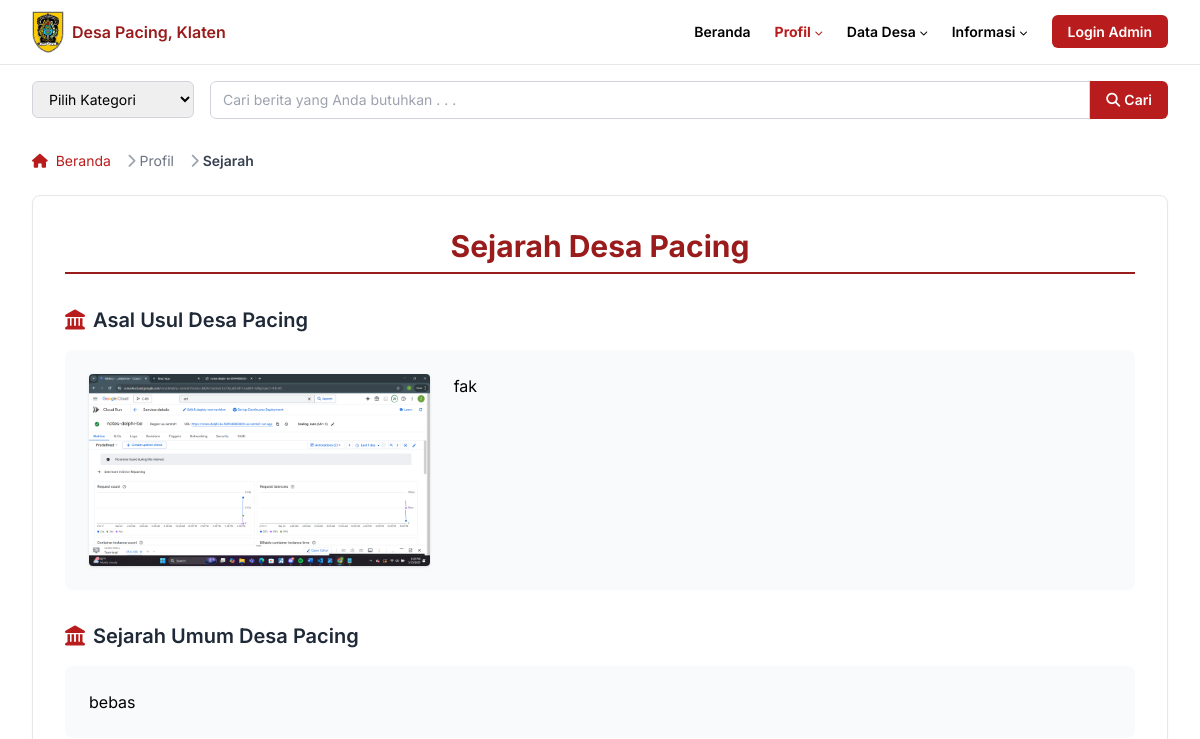
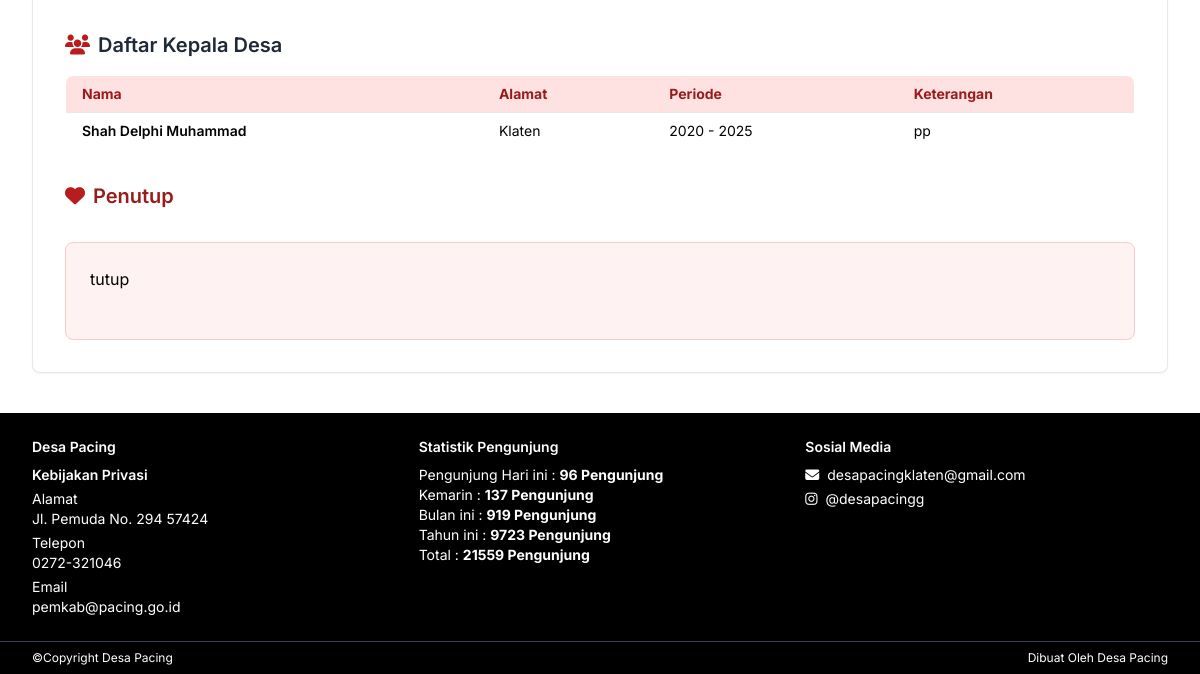
/sejarah.php, run on an earlier commit of the app's database (2 pictures, top to bottom).
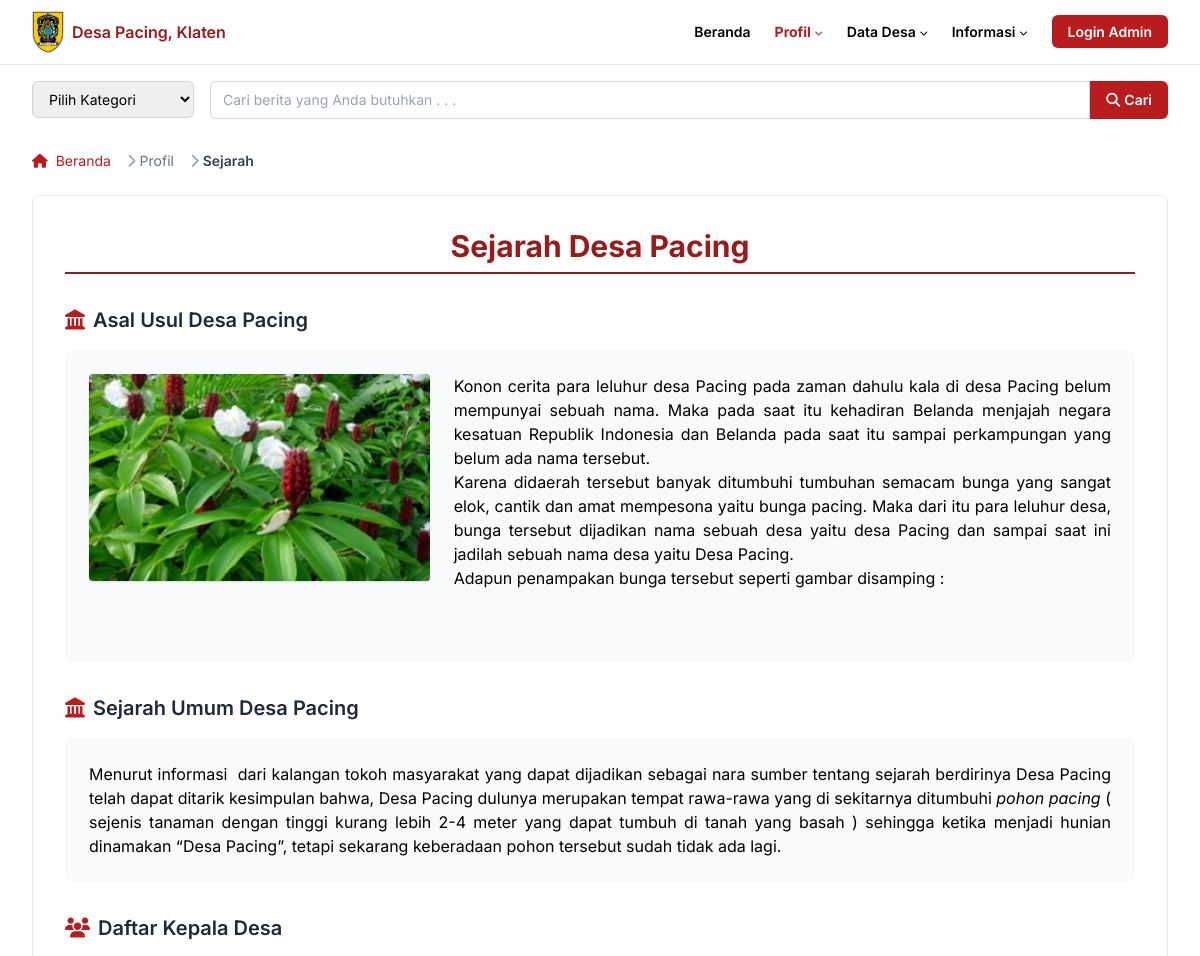
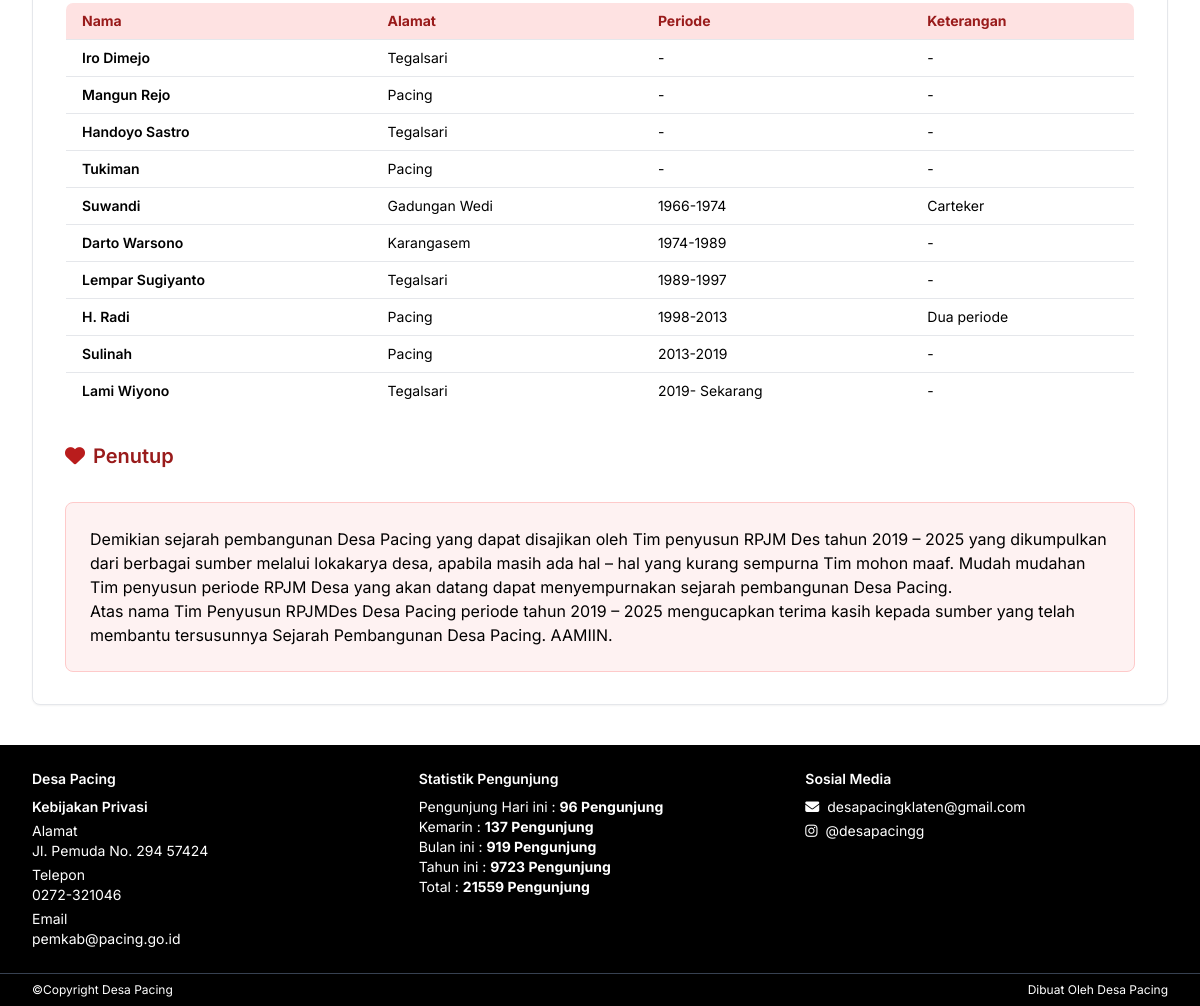
And on a later commit of the database (2 pictures, top to bottom).
### tables this page shows
CREATE TABLE `sejarah_desa` (
  `id` int(11) NOT NULL,
  `bagian` enum('legenda','sejarah_umum','penutup') NOT NULL,
  `konten` text NOT NULL,
  `gambar` varchar(255) DEFAULT NULL,
  `updated_at` timestamp NOT NULL DEFAULT current_timestamp() ON UPDATE current_timestamp()
);

CREATE TABLE `tokoh_sejarah` (
  `id` int(11) NOT NULL,
  `nama` varchar(100) NOT NULL,
  `alamat` varchar(100) DEFAULT NULL,
  `periode` varchar(50) DEFAULT NULL,
  `keterangan` varchar(255) DEFAULT NULL,
  `created_at` timestamp NOT NULL DEFAULT current_timestamp(),
  `updated_at` timestamp NOT NULL DEFAULT current_timestamp() ON UPDATE current_timestamp()
);

### sejarah.php (the view, shortened to what this page needs)
<?php
include 'php/db.php';
$legenda = mysqli_fetch_assoc(mysqli_query($konek, "SELECT * FROM sejarah_desa WHERE bagian='legenda' LIMIT 1"));
$sejarah_umum = mysqli_fetch_assoc(mysqli_query($konek, "SELECT * FROM sejarah_desa WHERE bagian='sejarah_umum' LIMIT 1"));
$penutup = mysqli_fetch_assoc(mysqli_query($konek, "SELECT * FROM sejarah_desa WHERE bagian='penutup' LIMIT 1"));
$kepala = mysqli_query($konek, "SELECT * FROM tokoh_sejarah ORDER BY id ASC");
?>
<html class="scroll-smooth" lang="id">
  <head>
    <script src="https://cdn.tailwindcss.com"></script>
    <link href="https://cdnjs.cloudflare.com/ajax/libs/font-awesome/5.15.3/css/all.min.css" rel="stylesheet" />
    <link href="css/style.css" rel="stylesheet" />
  </head>
  <body class="bg-white text-black">
    <header class="border-b border-gray-200">
      <div class="max-w-[1280px] mx-auto px-4 sm:px-6 lg:px-8">
        <nav
          aria-label="Primary Navigation"
          class="flex items-center justify-between h-16 text-xs sm:text-sm font-semibold"
        >
          <div class="flex items-center space-x-2">
            <img
              alt="Logo Pemerintah Desa Pacing"
              class="block"
              height="32"
              src="assets/klaten.jpg"
              width="32"
            />
            <span class="text-red-800 text-base">Desa Pacing, Klaten</span>
          </div>
          <ul
            class="hidden md:flex items-center space-x-6 text-xs sm:text-sm font-semibold"
          >
            <li>
              <a class="hover:text-gray-700" href="index.php">Beranda</a>
            </li>
            <li class="relative group">
              <button
                class="flex items-center space-x-1 hover:text-gray-700 focus:outline-none"
              >
                <span>Profil</span>
                <i class="fas fa-chevron-down text-[8px] mt-[2px]"></i>
              </button>
            </li>
            <li class="relative group">
              <button
                class="flex items-center space-x-1 hover:text-gray-700 focus:outline-none"
              >
                <span>Data Desa</span>
                <i class="fas fa-chevron-down text-[8px] mt-[2px]"></i>
              </button>
            </li>
            <li class="relative group">
              <button
                class="flex items-center space-x-1 hover:text-gray-700 focus:outline-none"
              >
                <span>Informasi</span>
                <i class="fas fa-chevron-down text-[8px] mt-[2px]"></i>
              </button>
            </li>
            <li>
              <a
                href="admin/login.php"
                class="px-4 py-2 bg-red-700 text-white rounded-md hover:bg-red-900 transition duration-300"
              >
                Login Admin
              </a>
            </li>
          </ul>
        </nav>
      </div>
    </header>
    <section class="max-w-[1280px] mx-auto px-4 sm:px-6 lg:px-8 mt-4">
      <div
        class="flex flex-col sm:flex-row items-center sm:items-stretch gap-3 sm:gap-4"
      >
        <div class="w-full sm:w-48">
          <select
            id="kategori-berita"
            data-jump="page"
            aria-label="Pilih kategori berita"
            class="w-full border border-gray-300 rounded-md text-xs sm:text-sm py-2 px-3 focus:outline-none focus:ring-2 focus:ring-red-700"
          >
            <option value="" disabled selected>Pilih Kategori</option>
          </select>
        </div>
        <form
          aria-label="Cari berita"
          class="flex flex-grow sm:flex-row w-full"
          role="search"
        >
          <input
            aria-label="Cari berita"
            class="flex-grow border border-gray-300 rounded-l-md text-xs sm:text-sm py-2 px-3 focus:outline-none focus:ring-2 focus:ring-red-700"
            placeholder="Cari berita yang Anda butuhkan . . ."
            type="search"
          />
          <button
            aria-label="Cari"
            class="bg-red-700 hover:bg-red-900 text-white text-xs sm:text-sm font-semibold px-4 rounded-r-md flex items-center justify-center"
            type="submit"
          >
            <i class="fas fa-search mr-1"></i>
            Cari
          </button>
        </form>
      </div>
    </section>
    <section class="max-w-[1280px] mx-auto px-4 sm:px-6 lg:px-8 mt-4">
      <nav
        class="flex text-xs sm:text-sm text-gray-600"
        aria-label="Breadcrumb"
      >
        <ol class="inline-flex items-center space-x-1 md:space-x-3">
          <li class="inline-flex items-center">
            <a href="index.php" class="text-red-700 hover:text-red-800">
              <i class="fas fa-home mr-1"></i>
              Beranda
            </a>
          </li>
          <li>
            <div class="flex items-center">
              <i class="fas fa-chevron-right text-gray-400 mx-1"></i>
              <span class="text-gray-500">Profil</span>
            </div>
          </li>
          <li>
            <div class="flex items-center">
              <i class="fas fa-chevron-right text-gray-400 mx-1"></i>
              <span class="text-gray-700 font-semibold">Sejarah</span>
            </div>
          </li>
        </ol>
      </nav>
    </section>
    <main class="max-w-[1280px] mx-auto px-4 sm:px-6 lg:px-8 mt-6">
      <div
        class="bg-white rounded-lg shadow-sm border border-gray-200 p-6 sm:p-8"
      >
        <div class="text-center mb-8">
          <h1
            class="text-center text-2xl sm:text-3xl font-bold text-red-800 border-b-2 border-red-800 pb-2 mb-6"
          >
            Sejarah Desa Pacing
          </h1>
        </div>
        <div class="mb-8">
          <h2 class="text-xl font-semibold text-gray-800 mb-4 flex items-center">
            <i class="fas fa-landmark text-red-700 mr-2"></i>
            Asal Usul Desa Pacing
          </h2>
          <div class="bg-gray-50 rounded-lg p-6 mb-6 text-justify">
            <div class="flex flex-col md:flex-row items-start gap-6">
              <?php if ($legenda && $legenda['gambar']) { ?>
                <div class="md:w-1/3 w-full mb-4 md:mb-0 flex-shrink-0">
                  <img src="assets/<?= $legenda['gambar'] ?>" alt="Legenda Desa" class="rounded shadow max-h-64 w-full object-cover" />
                </div>
                <div class="md:w-2/3 w-full">
                  <p class="text-gray-700 leading-relaxed">
                    <?= nl2br($legenda['konten'] ?? '-') ?>
                  </p>
                </div>
              <?php } ?>
            </div>
          </div>
        </div>
        <div class="mb-8">
          <h2 class="text-xl font-semibold text-gray-800 mb-4 flex items-center">
            <i class="fas fa-landmark text-red-700 mr-2"></i>
            Sejarah Umum Desa Pacing
          </h2>
          <div class="bg-gray-50 rounded-lg p-6 mb-6 text-justify">
            <p class="text-gray-700 leading-relaxed">
              <?= nl2br($sejarah_umum['konten'] ?? '-') ?>
            </p>
          </div>
        </div>
        <div class="mb-8">
          <h2 class="text-xl font-semibold text-gray-800 mb-4 flex items-center">
            <i class="fas fa-users text-red-700 mr-2"></i>
            Daftar Kepala Desa
          </h2>
          <div class="overflow-x-auto">
            <table class="min-w-full bg-white border border-gray-300 text-sm rounded-lg overflow-hidden">
              <thead class="bg-red-100 text-red-800">
                <tr>
                  <th class="px-4 py-2 border-b text-left">Nama</th>
                  <th class="px-4 py-2 border-b text-left">Alamat</th>
                  <th class="px-4 py-2 border-b text-left">Periode</th>
                  <th class="px-4 py-2 border-b text-left">Keterangan</th>
                </tr>
              </thead>
              <tbody>
                <?php while ($d = mysqli_fetch_assoc($kepala)) { ?>
                <tr class="hover:bg-red-50">
                  <td class="px-4 py-2 border-b font-semibold"><?= htmlspecialchars($d['nama']) ?></td>
                  <td class="px-4 py-2 border-b"><?= htmlspecialchars($d['alamat']) ?></td>
                  <td class="px-4 py-2 border-b"><?= htmlspecialchars($d['periode']) ?></td>
                  <td class="px-4 py-2 border-b"><?= htmlspecialchars($d['keterangan']) ?></td>
                </tr>
                <?php } ?>
              </tbody>
            </table>
          </div>
        </div>
        <div class="mb-8">
          <h2 class="text-xl font-semibold text-red-800 mb-4 flex items-center">
            <i class="fas fa-heart text-red-700 mr-2"></i>
            Penutup
          </h2>
        </div>
        <div class="bg-red-50 rounded-lg p-6 border border-red-200">
          <p class="text-gray-700 leading-relaxed">
            <?= nl2br($penutup['konten'] ?? '-') ?>
          </p>
        </div>
      </div>
    </main>
    <footer class="bg-black text-white text-xs sm:text-sm mt-10">
      <div
        class="max-w-[1280px] mx-auto px-4 sm:px-6 lg:px-8 py-6 grid grid-cols-1 md:grid-cols-3 gap-6"
      >
        <div>
          <h4 class="font-semibold mb-2">Desa Pacing</h4>
          <h5 class="font-semibold mb-1">Kebijakan Privasi</h5>
          <address class="not-italic mb-1">
            Alamat
            <br />
            Jl. Pemuda No. 294 57424
          </address>
          <p class="mb-1">
            Telepon
            <br />
            <a class="hover:underline" href="tel:0272321046"> 0272-321046 </a>
          </p>
          <p>
            Email
            <br />
            <a class="hover:underline" href="mailto:pemkab@pacing.go.id">
              pemkab@pacing.go.id
            </a>
          </p>
        </div>
        <div>
          <h4 class="font-semibold mb-2">Statistik Pengunjung</h4>
          <p>
            Pengunjung Hari ini :
            <strong> 96 Pengunjung </strong>
            <br />
            Kemarin :
            <strong> 137 Pengunjung </strong>
            <br />
            Bulan ini :
            <strong> 919 Pengunjung </strong>
            <br />
            Tahun ini :
            <strong> 9723 Pengunjung </strong>
            <br />
            Total :
            <strong> 21559 Pengunjung </strong>
          </p>
        </div>
        <div>
          <h4 class="font-semibold mb-2">Sosial Media</h4>
          <ul class="space-y-1">
            <li>
              <a href="mailto:desapacingklaten@gmail.com" class="hover:underline">
                <i class="fas fa-envelope mr-1"></i> desapacingklaten@gmail.com
              </a>
            </li>
            <li>
              <a href="https://instagram.com/desapacingg" target="_blank" class="hover:underline">
                <i class="fab fa-instagram mr-1"></i> @desapacingg
              </a>
            </li>
          </ul>
        </div>
      </div>
      <div
        class="max-w-[1280px] mx-auto px-4 sm:px-6 lg:px-8 py-2 border-t border-gray-700 flex justify-between text-[10px] sm:text-xs"
      >
        <p>©Copyright Desa Pacing</p>
        <p>Dibuat Oleh Desa Pacing</p>
      </div>
    </footer>
  </body>
</html>

### css/style.css (style rules this page uses)
nav[aria-label="Primary Navigation"] > ul > li > a, nav[aria-label="Primary Navigation"] > ul > li > button { transition: color 0.2s; }

### sejarah.php (style rules this page uses)
body { font-family: "Inter", sans-serif; }

What changed in the data, as far as the page shows it:
changed sejarah_desa: gambar: a different picture; konten "fak" → "Konon cerita para leluhur desa Pacing pada zaman dahulu kala di desa Pacing belum mempunyai sebuah nama. Maka pada saat itu kehadiran Belanda menjajah negara kesatuan Republik Indonesia dan Belanda pada saat itu sampai perkampungan yang belum ada nama tersebut. Karena didaerah tersebut banyak ditumbuhi tumbuhan semacam bunga yang sangat elok, cantik dan amat mempesona yaitu bunga pacing. Maka dari itu para leluhur desa, bunga tersebut dijadikan nama sebuah desa yaitu desa Pacing dan sampai saat ini jadilah sebuah nama desa yaitu Desa Pacing. Adapun penampakan bunga tersebut seperti gambar disamping :"
changed sejarah_desa: konten "bebas" → "Menurut informasi dari kalangan tokoh masyarakat yang dapat dijadikan sebagai nara sumber tentang sejarah berdirinya Desa Pacing telah dapat ditarik kesimpulan bahwa, Desa Pacing dulunya merupakan tempat rawa-rawa yang di sekitarnya ditumbuhi pohon pacing ( sejenis tanaman dengan tinggi kurang lebih 2-4 meter yang dapat tumbuh di tanah yang basah ) sehingga ketika menjadi hunian dinamakan “Desa Pacing”, tetapi sekarang keberadaan pohon tersebut sudah tidak ada lagi."
changed tokoh_sejarah: nama "Shah Delphi Muhammad" → "Iro Dimejo"; alamat "Klaten" → "Tegalsari"; periode "2020 - 2025" → "-"; keterangan "pp" → "-"
added tokoh_sejarah: nama "Mangun Rejo", alamat "Pacing", periode "-", keterangan "-"
added tokoh_sejarah: nama "Handoyo Sastro", alamat "Tegalsari", periode "-", keterangan "-"
added tokoh_sejarah: nama "Tukiman", alamat "Pacing", periode "-", keterangan "-"
added tokoh_sejarah: nama "Suwandi", alamat "Gadungan Wedi", periode "1966-1974", keterangan "Carteker"
added tokoh_sejarah: nama "Darto Warsono", alamat "Karangasem", periode "1974-1989", keterangan "-"
added tokoh_sejarah: nama "Lempar Sugiyanto", alamat "Tegalsari", periode "1989-1997", keterangan "-"
added tokoh_sejarah: nama "H. Radi", alamat "Pacing", periode "1998-2013", keterangan "Dua periode"
added tokoh_sejarah: nama "Sulinah", alamat "Pacing", periode "2013-2019", keterangan "-"
added tokoh_sejarah: nama "Lami Wiyono", alamat "Tegalsari", periode "2019- Sekarang", keterangan "-"
changed sejarah_desa: konten "tutup" → "Demikian sejarah pembangunan Desa Pacing yang dapat disajikan oleh Tim penyusun RPJM Des tahun 2019 – 2025 yang dikumpulkan dari berbagai sumber melalui lokakarya desa, apabila masih ada hal – hal yang kurang sempurna Tim mohon maaf. Mudah mudahan Tim penyusun periode RPJM Desa yang akan datang dapat menyempurnakan sejarah pembangunan Desa Pacing. Atas nama Tim Penyusun RPJMDes Desa Pacing periode tahun 2019 – 2025 mengucapkan terima kasih kepada sumber yang telah membantu tersusunnya Sejarah Pembangunan Desa Pacing. AAMIIN."
